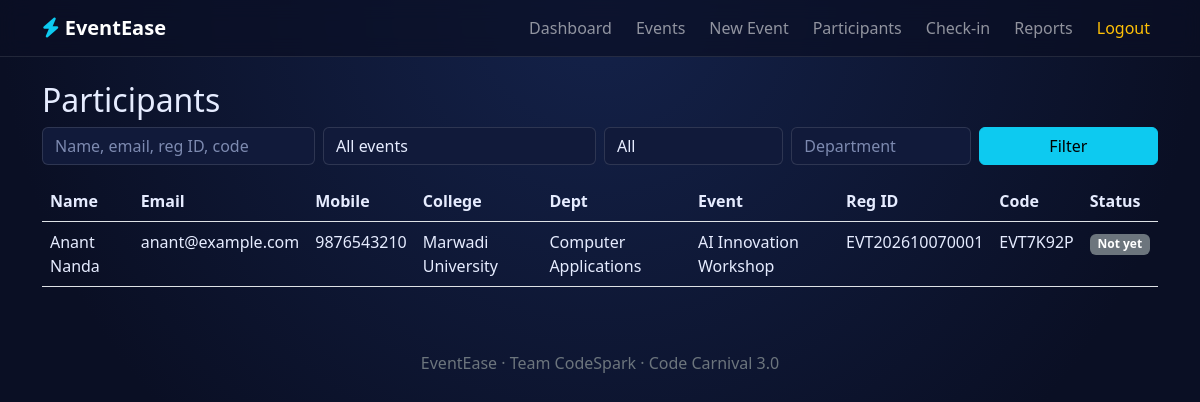
The app's page /admin/participants.php (signed in) with its own data.
### tables this page shows
CREATE TABLE registrations(id INT AUTO_INCREMENT PRIMARY KEY,event_id INT NOT NULL,participant_id INT NOT NULL,registration_id VARCHAR(30) NOT NULL UNIQUE,entry_code VARCHAR(12) NOT NULL UNIQUE,registered_at TIMESTAMP DEFAULT CURRENT_TIMESTAMP,status VARCHAR(20) DEFAULT 'Confirmed',UNIQUE(event_id,participant_id),FOREIGN KEY(event_id) REFERENCES events(id) ON DELETE CASCADE,FOREIGN KEY(participant_id) REFERENCES participants(id) ON DELETE CASCADE);

CREATE TABLE participants(id INT AUTO_INCREMENT PRIMARY KEY,full_name VARCHAR(100) NOT NULL,email VARCHAR(150) NOT NULL UNIQUE,mobile VARCHAR(15) NOT NULL,college VARCHAR(150) NOT NULL,department VARCHAR(100) NOT NULL,semester VARCHAR(10) NOT NULL,enrollment_no VARCHAR(50) NOT NULL,created_at TIMESTAMP DEFAULT CURRENT_TIMESTAMP);

CREATE TABLE events(id INT AUTO_INCREMENT PRIMARY KEY,event_name VARCHAR(150) NOT NULL,description TEXT,category VARCHAR(50) NOT NULL,event_date DATE NOT NULL,start_time TIME NOT NULL,end_time TIME NOT NULL,venue VARCHAR(150) NOT NULL,organizer VARCHAR(100) NOT NULL,capacity INT NOT NULL CHECK(capacity>0),registration_start DATE NOT NULL,registration_end DATE NOT NULL,image VARCHAR(255) DEFAULT NULL,status ENUM('Draft','Published','Registration Open','Registration Closed','Completed') DEFAULT 'Draft',created_at TIMESTAMP DEFAULT CURRENT_TIMESTAMP,INDEX(category),INDEX(event_date));

### admin/participants.php (the view, shortened to what this page needs)
<?php require '../config/database.php';need_admin();head('Participants',true);
$q=trim($_GET['q']??'');$ev=(int)($_GET['event']??0);$st=$_GET['st']??'';$dp=trim($_GET['dept']??'');
$sql="SELECT p.*,r.registration_id,r.entry_code,e.event_name,c.checkin_time FROM registrations r JOIN participants p ON p.id=r.participant_id JOIN events e ON e.id=r.event_id LEFT JOIN checkins c ON c.registration_id=r.id WHERE (p.full_name LIKE :q1 OR p.email LIKE :q2 OR r.registration_id LIKE :q3 OR r.entry_code LIKE :q4) AND p.department LIKE :d";
$p=[':q1'=>"%$q%",':q2'=>"%$q%",':q3'=>"%$q%",':q4'=>"%$q%",':d'=>"%$dp%"];if($ev){$sql.=' AND r.event_id=:e';$p[':e']=$ev;}
$s=$pdo->prepare($sql.' ORDER BY r.id DESC');$s->execute($p);$evs=$pdo->query('SELECT id,event_name FROM events')->fetchAll();?>
<h2>Participants</h2><form class="row g-2 mb-3"><div class="col-md-3"><input name="q" value="<?=e($q)?>" class="form-control" placeholder="Name, email, reg ID, code"></div>
<div class="col-md-3"><select name="event" class="form-select"><option value="0">All events</option></select></div>
<div class="col-md-2"><select name="st" class="form-select"><option value="">All</option></select></div>
<div class="col-md-2"><input name="dept" value="<?=e($dp)?>" class="form-control" placeholder="Department"></div><div class="col-md-2"><button class="btn btn-info w-100">Filter</button></div></form>
<div class="table-responsive"><table class="table"><tr><th>Name</th><th>Email</th><th>Mobile</th><th>College</th><th>Dept</th><th>Event</th><th>Reg ID</th><th>Code</th><th>Status</th></tr>
<?php $n=0;foreach($s as $r){$n++;echo "<tr><td>".e($r['full_name'])."</td><td>".e($r['email'])."</td><td>".e($r['mobile'])."</td><td>".e($r['college'])."</td><td>".e($r['department'])."</td><td>".e($r['event_name'])."</td><td>".e($r['registration_id'])."</td><td>".e($r['entry_code'])."</td><td>".($r['checkin_time']?"<span class='badge bg-success'>In ".e($r['checkin_time'])."</span>":"<span class='badge bg-secondary'>Not yet</span>")."</td></tr>";}
if(!$n)echo "<tr><td colspan=9 class='text-secondary text-center'>No participants found.</td></tr>";?></table></div><?php foot();

### assets/css/style.css (style rules this page uses)
body { background:radial-gradient(circle at top,#14224a,#0a0f24 60%);color:#e6ecff;min-height:100vh }
.card,.form-control,.form-select { background:#111a3a;border:1px solid #ffffff1f;color:#e6ecff }
.form-control::placeholder { color:#7d8ab0 }
.table { --bs-table-bg:transparent;--bs-table-color:#e6ecff }

### records on screen
registrations: participant.full_name "Anant Nanda", participant.email "anant@example.com", participant.mobile "9876543210", participant.college "Marwadi University", participant.department "Computer Applications", event.event_name "AI Innovation Workshop", registration "EVT202610070001", entry_code "EVT7K92P"

### other values on screen
$v "Dashboard"
$v "Events"
$v "New Event"
$v "Participants"
$v "Check-in"
$v "Reports"
